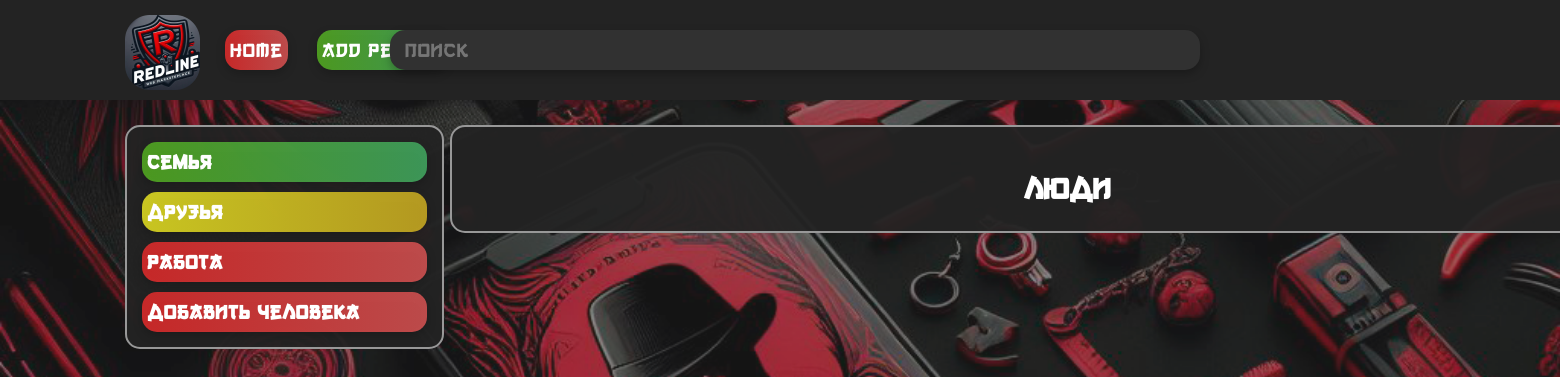
Before: / with the older database file.
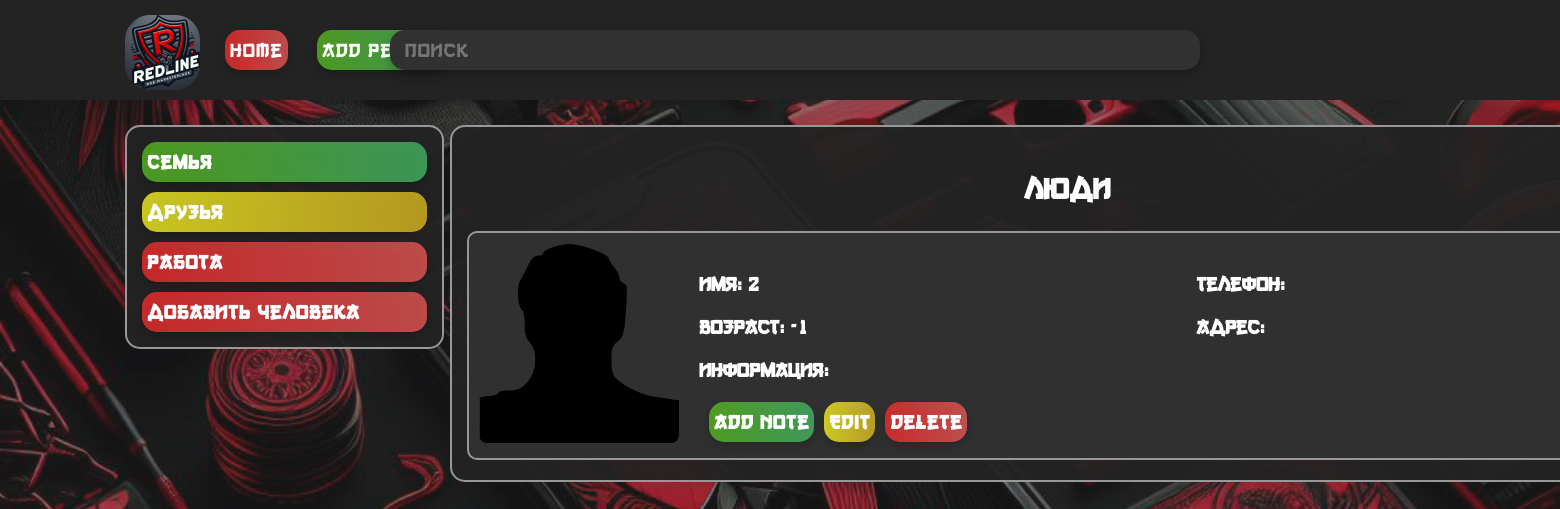
After: the same page with the newer database file.
### models.py (models this page shows)
class Person(db.Model):
    id = db.Column(db.Integer, primary_key=True)
    name = db.Column(db.String(100), nullable=False)
    age = db.Column(db.Integer, nullable=False)
    main_info = db.Column(db.Text, nullable=False)
    phone_number = db.Column(db.String(20), nullable=False)
    address = db.Column(db.String(200), nullable=True)
    tags = db.Column(db.String(200), nullable=True)
    photo = db.Column(db.String(100), nullable=True)
    notes = db.relationship('Note', backref='person', lazy=True)

### app.py (the view, shortened to what this page needs)
@app.route('/')
def index():
    query = request.args.get('query')
    people = Person.query.all()
    return render_template('index.html', people=people)

### templates/index.html (shortened to what this page needs)
<!DOCTYPE html>
<html lang="ru">
<head>
    <link rel="stylesheet" type="text/css" href="{{ url_for('static', filename='css/style.css') }}">
</head>
<body>
    <header>
        <img src="static\img\main\logo.png" class="logo" alt="Описание изображения">
        <div class="block_up">
            <a class="button_up" href="{{ url_for('index') }}">Home</a>
            <a class="help button_up" href="{{ url_for('add_person') }}">Add Person</a>
        </div>
        <form action="/" method="get">
            <input type="text" name="query" placeholder="Поиск" class="search-button">
        </form>
    </header>
    <div class="flash-messages" style="color: red; font-weight: bold;">
    <div class="lmenu main">
        <form>
            <a class="button button_lmenu help">Семья</a>
        </form>
        <form>
            <a class="button button_lmenu basket">Друзья</a>
        </form>
        <form>
            <a class="button button_lmenu delete-button">Работа</a>
        </form>
        <form action="/create-tovar-page" method="post">
            <a class="button button_lmenu" href="{{ url_for('add_person') }}">Добавить человека</a>
        </form>
    </div>
    <main>
        <h2 class="title">Люди</h2>
        {% for person in people %}
        <a href="{{ url_for('person_detail', person_id=person.id) }}" class="person-link">
            <div class="person-block">
                {% if person.photo %}
                    <img class="person-photo" src="{{ url_for('static', filename='uploads/' + person.photo) }}" alt="Profile Picture">
                {% else %}
                    <img class="person-photo" src="{{ url_for('static', filename='uploads/default.png') }}" alt="Profile Picture">
                {% endif %}
                <div class="person-info">
                    <div class="person-details">
                        <div class="person-info-left">
                            <p class="person-name">Имя: {{ person.name }}</p>
                            <p class="person-age">Возраст: {{ person.age }}</p>
                            <p class="person-main-info">Информация: {{ person.main_info }}</p>
                        </div>
                        <div class="person-info-right">
                            <p class="person-phone">Телефон: {{ person.phone_number }}</p>
                            <p class="person-address">Адрес: {{ person.address }}</p>
                        </div>
                    </div>
                    <div class="person-buttons">
                        <a class="help delete-button" href="{{ url_for('person_detail', person_id=person.id) }}">Add Note</a>
                        <a class="basket delete-button" href="{{ url_for('edit_person', person_id=person.id) }}">Edit</a>
                        <a class="delete delete-button" href="{{ url_for('delete_person', person_id=person.id) }}">Delete</a>
                    </div>
                </div>
            </div>
        </a>
        {% endfor %}
    </main>
</body>
</html>

Changed rows visible on the page:
added Person: photo (placeholder picture), name "2", age "-1"
